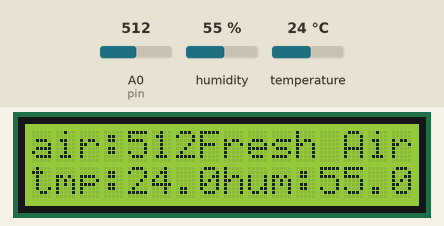
Recording of a sketch running on a simulated Arduino Uno, built with avr-gcc and run on an emulated ATmega328P. Parts: 16×2 character LCD. The test bench sets the inputs (shaded band); at power-on: A0 (pin) = 512, humidity 55 %, temperature 24 °C.

Above: at 1.3 s.
1.4 s: A0 (pin) set to 990
At 3.3 s:
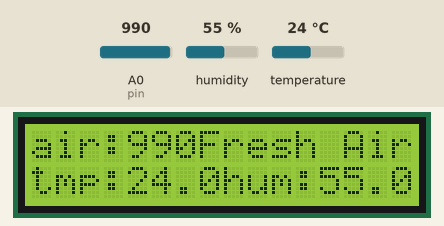
3.7 s: A0 (pin) set to 1008
At 5.3 s:
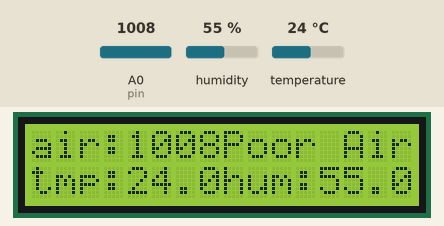
5.9 s: A0 (pin) set to 900
At 7.3 s:
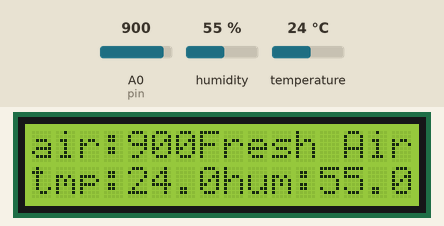
8.0 s: humidity set to 22 %
At 9.8 s:
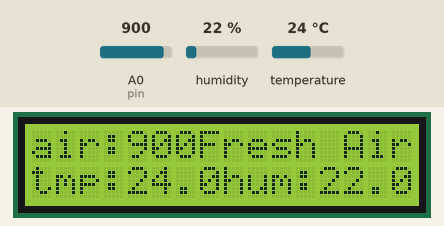
10.1 s: temperature set to 12 °C
At 11.5 s:
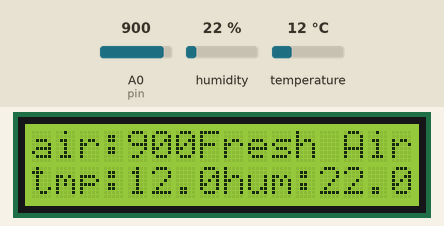
12.2 s: humidity set to 40 %
At 14.2 s:
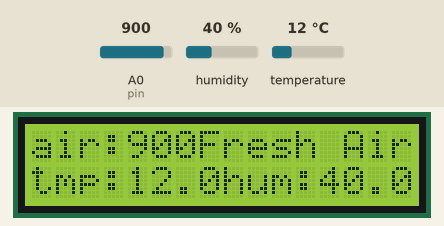
Timing chart, 0 to 15.3 s (numbered marks = the images above; inputs shaded):
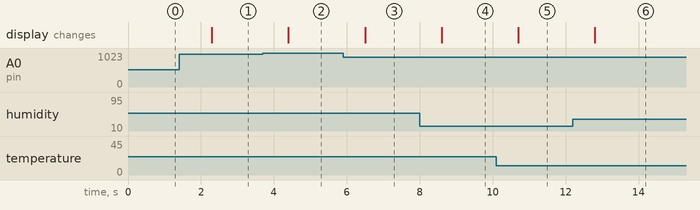

The sketch:

all.ino
```cpp
/*

------ COMPONENTS -----
1.MQ135 sensor
2.DHT11 sensor
3.LCD
4.Arduino uno

*/


#include <Wire.h>
#include <LiquidCrystal_I2C.h> // library for lcd
#include <DHT.h> // library for temp&hum sensor
#define DHTPIN 2 // temp sensor pin
#define DHTTYPE DHT11  // dht type -> DHT11
DHT dht(DHTPIN, DHTTYPE); // define pin value and dht type


int pin = A0;  // air sensor pin

LiquidCrystal_I2C lcd(0x27, 16, 2);  // lcd dispay grid value


void setup(){

  pinMode(pin, INPUT);  // air sensor pinMode

  lcd.init();
  lcd.begin(16,2);
  lcd.backlight();
  lcd.clear();
  lcd.setCursor(4,0);
  dht.begin();

  Serial.begin(9600);  //
}

void loop(){

  int air_quality = analogRead(pin); // read pin value
  float h = dht.readHumidity();  // read humidity
  float t = dht.readTemperature(); // read temprature

  if (isnan(h) || isnan(t)) {
    Serial.println("Failed to read from DHT sensor!");
    return;
  }


  if (air_quality<=1000){

    // Display Air quality
    lcd.setCursor(0,0);
    lcd.print("air:");
    lcd.print(air_quality);
    lcd.setCursor(7,0);
    lcd.print("Fresh Air");

  }else if( air_quality>=1000 && air_quality<=2000 ){

    // Display Air quality
    lcd.setCursor(0,0);
    lcd.print("air:");
    lcd.print(air_quality);
    lcd.print("Poor Air, Open Windows");

  }else if (air_quality>=2000 ){

    // Display Air quality
    lcd.setCursor(0,0);
    lcd.print("air:");
    lcd.print(air_quality);
    lcd.print("Danger! Move to Fresh Air");
  }


  // Dispaly Temperature
  lcd.setCursor(0,1);
  lcd.print("tmp:");
  lcd.print(t);
  lcd.print("C");


  // Display Humidity
  lcd.setCursor(8,1);
  lcd.print("hum:");
  lcd.print(h);
  lcd.print("%");

  delay(1000);

}
```

Measured:
- the behaviour switches between 1000 and 1001 on A0 (pin) (found by bisection; images 1 and 2)
- after the input at 1.4 s, the display: changes after 0.89 s (image 1)
- after the input at 3.7 s, the display: changes after 0.70 s (image 2)
- after the input at 5.9 s, the display: changes after 0.61 s (image 3)
- after the input at 8.0 s, the display: changes after 0.61 s (image 4)
- after the input at 10.1 s, the display: changes after 0.61 s (image 5)
- after the input at 12.2 s, the display: changes after 0.60 s (image 6)
